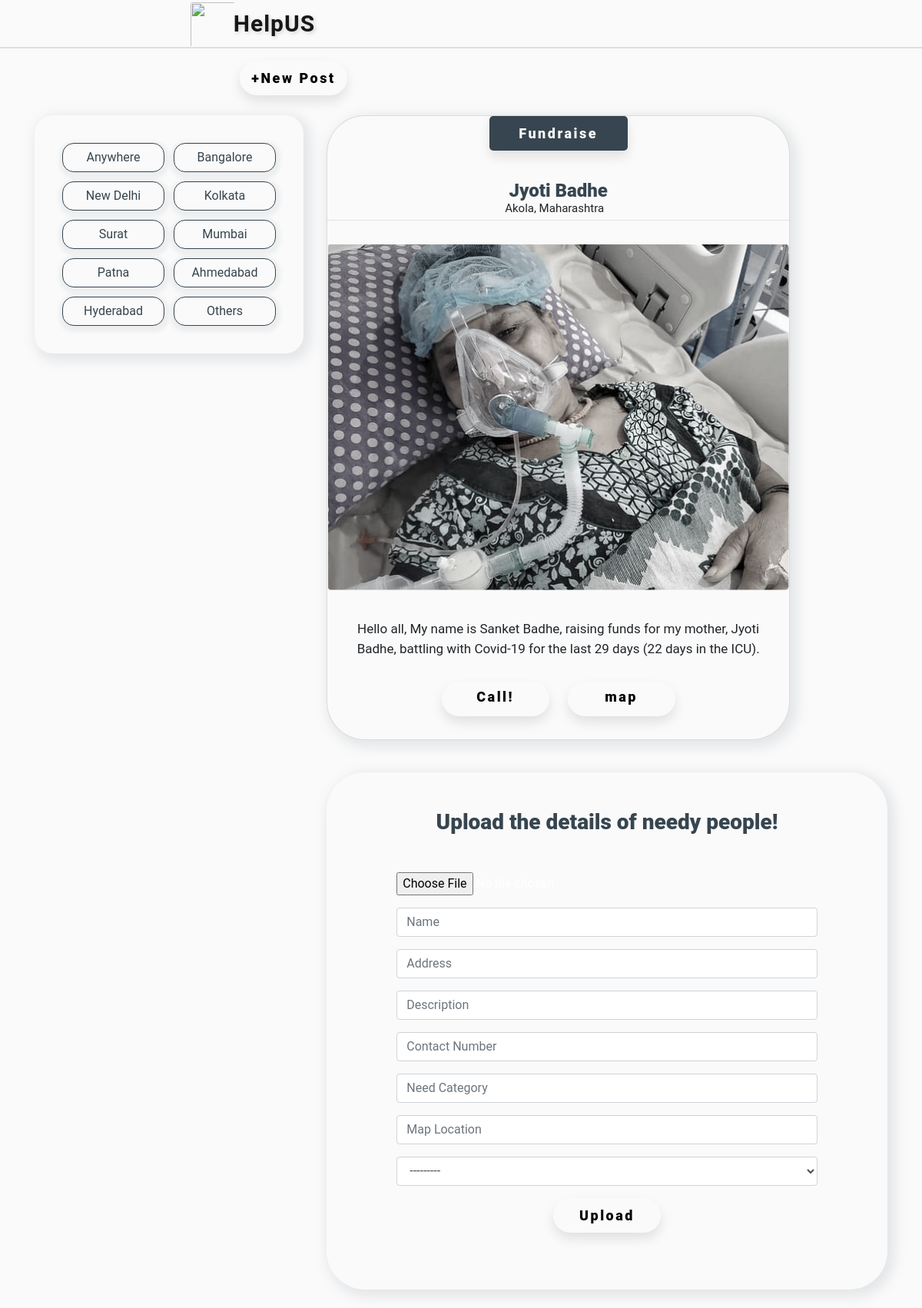
The app's page /Location/23/ with its own data.
### helpapp/models.py (models this page shows, shortened)
class Location(models.Model):
    title=models.CharField(max_length=100)
    desc=models.TextField()
    def __str__(self):
        return self.title

class Image(models.Model):
    image=models.ImageField(upload_to='images')
    name=models.CharField(max_length=200)
    address=models.TextField()
    Desc=models.CharField(max_length=200,null=True)
    mob=models.CharField(max_length=200,null=True)
    need=models.CharField(max_length=200,null=True)
    map=models.URLField(max_length=200,null=True)
    added_date=models.DateTimeField(auto_now_add=True)
    loc=models.ForeignKey(Location, on_delete=models.CASCADE)

### HelpUs/views.py (the view)
# urls.py: path('Location/<int:cid>/',show_Location_page),
def show_Location_page(request,cid):
    loc=Location.objects.all()
    locs =Location.objects.get(pk=cid)
    if request.method=="POST":
        form = UploadForm(request.POST,request.FILES)
        if form.is_valid():
            form.save()
    form=UploadForm()
    image=Upload.objects.all()
    images=Image.objects.filter(loc=locs)
    data={
        'images':images,
        'loc':loc,
        'form':form
    }
    return render(request,'home.html',data)

### helpapp/forms.py
class UploadForm(forms.ModelForm):
    class Meta:
        model=Image
        fields='__all__'
        labels={'image':"",'loc':"",'name':"",'address':"",'Desc':"",'need':"","map":"",'mob':""}
        name = forms.CharField(label='name',
                    widget=forms.TextInput(attrs={'placeholder': 'Name'}))
        widgets={
            'name':forms.TextInput(attrs={'class':'form-control','placeholder': 'Name'}),
            'address':forms.TextInput(attrs={'class':'form-control','placeholder': 'Address'}),
            'loc':forms.Select(attrs={'class':'form-control','placeholder': 'Select Area'}),
            'Desc':forms.TextInput(attrs={'class':'form-control','placeholder': 'Description'}),
            'need':forms.TextInput(attrs={'class':'form-control','placeholder': 'Need Category'}),
            'map':forms.TextInput(attrs={'class':'form-control','placeholder': 'Map Location'}),
            'mob':forms.TextInput(attrs={'class':'form-control','placeholder': 'Contact Number'}),
        }

### templates/home.html (shortened to what this page needs)
<!doctype html>
<html lang="en">
  <head>
    <link rel="stylesheet" href="https://stackpath.bootstrapcdn.com/bootstrap/4.1.3/css/bootstrap.min.css">
    <link rel="stylesheet" href="https://maxcdn.bootstrapcdn.com/bootstrap/4.0.0/css/bootstrap.min.css">
  </head>
  <body>
    {% include 'navbar.html' %}
    <hr class="hrm">
<a  class="top-link hide ko" href="" id="js-top">
  <button class="btn">+New Post</button>
</a>
<div class="container">
  <div class="row">
        <div class="col-md-4">
            <div class="list-group ll  mt-3">
            <div class="op">
                <a href="/home/" class="oo">
                  Anywhere
                </a>
                {%for l in loc%}
                <a href="/Location/{{l.pk}}" class="oo">{{l.title}}</a>
                {%endfor%}
            </div>
            </div>
        </div>
        <div class="col-md-8">
        <div class="row mt-3">
            <div class="col-md-10">
                <div class="mp">
                    {% for i  in images%}
                    <div class="card">
                    <div grp>
                    <button class="ku" class="card-text kj">{{i.need}}</button>
                    <h5 class="card-title kl">{{i.name}}</h5>
                     <p class="card-text kj">{{i.address}}</p>
                     <hr class="hjk">
                     </div>
                    <figure>  <img class="imgo" src="/media/{{i.image}}" class="card-img-top" alt="..."></figure>
                     <p class="card-text oy">{{i.Desc}}</p>
                        <div class="card-body">
    <a class="btn pp btn"  href="tel:{{i.mob}}">
    Call!</a>
     <a class="btn btn" href="{{i.map}}">map</button></a>
                </div>
                </div>
                    {%endfor%}
</div>
</div>
</div>
<div class="ko">
   <div class="py-5 ji  text-center  text-white">
    <h1 class="mb-5 kk">Upload the details of needy people! </h1>
    <form action="" method="post" enctype="multipart/form-data">
    {% load crispy_forms_tags %}
    <div class="form-group">
    {{form|crispy}}
    <input type="submit" class="btn btn" value="Upload" >
    </div>
    </form>
    </div>
    <br>
    </div>
    </div>
</div>
</div>
</body>
</html>

### records on screen
Location: title "Bangalore"
Location: title "New Delhi"
Location: title "Kolkata"
Location: title "Surat"
Location: title "Mumbai"
Location: title "Patna"
Location: title "Ahmedabad"
Location: title "Hyderabad"
Location: title "Others"
Image: need "Fundraise", name "Jyoti Badhe", address "Akola, Maharashtra", image (picture), Desc "Hello all, My name is Sanket Badhe, raising funds for my mother, Jyoti Badhe, battling with Covid-19 for the last 29 days (22 days in the ICU)."
